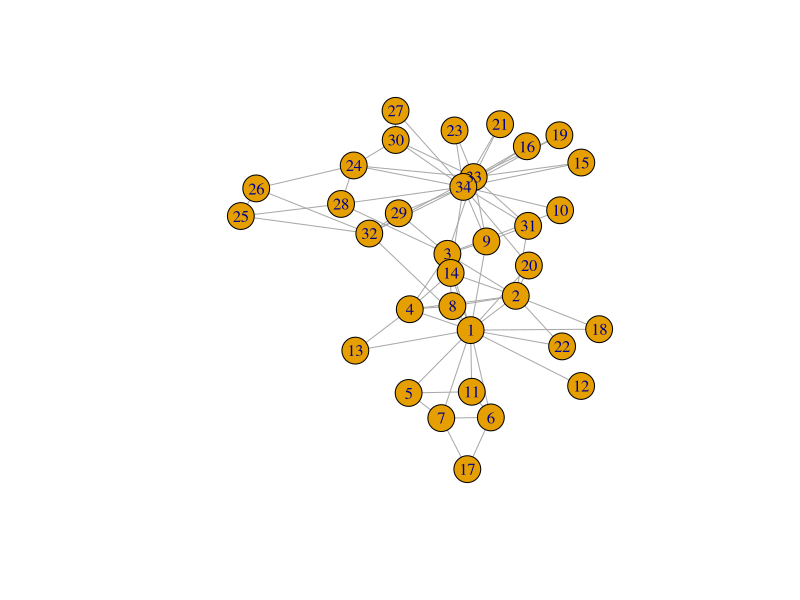

The R source for this figure: (Note: this script raises an error after producing the figure.)
## ---- chunk 1
knitr::opts_chunk$set(fig.width = 6, fig.height = 6)
## ---- chunk 2
library("igraph")
## ---- chunk 3
g <- make_empty_graph()
## ---- chunk 4
g <- make_graph(edges = c(1, 2, 1, 5), n = 10, directed = FALSE)
## ---- chunk 5
g <- make_graph(~ 1--2, 1--5, 3, 4, 5, 6, 7, 8, 9, 10)
## ---- chunk 6
g
## ---- chunk 7
summary(g)
## ---- chunk 8
g <- make_graph("Zachary")
## ---- chunk 9
plot(g)
## ---- chunk 10
g <- add_vertices(g, 3)
## ---- chunk 11
g <- add_edges(g, edges = c(1, 35, 1, 36, 34, 37))
## ---- chunk 12
g <- add_edges(g, edges = c(38, 37))
## ---- chunk 13
g <- g %>%
  add_edges(edges = c(1, 34)) %>%
  add_vertices(3) %>%
  add_edges(edges = c(38, 39, 39, 40, 40, 38, 40, 37))
g
## ---- chunk 14
edge_id_to_delete <- get_edge_ids(g, c(1, 34))
edge_id_to_delete
## ---- chunk 15
g <- delete_edges(g, edge_id_to_delete)
## ---- chunk 16
g <- make_ring(10) %>% delete_edges("10|1")
plot(g)
## ---- chunk 17
g <- make_ring(5)
g <- delete_edges(g, get_edge_ids(g, c(1, 5, 4, 5)))
plot(g)
## ---- chunk 18
g1 <- graph_from_literal(
  A - B:C:I, B - A:C:D, 
  C - A:B:E:H, 
  D - B:E:F,
  E - C:D:F:H, 
  F - D:E:G, 
  G - F:H, 
  H - C:E:G:I,
  I - A:H
)
plot(g1)
## ---- chunk 19
is_chordal(g1, fillin = TRUE)
## ---- chunk 20
chordal_graph <- add_edges(g1, is_chordal(g1, fillin = TRUE)$fillin)
plot(chordal_graph)
## ---- chunk 21
graph1 <- make_tree(127, 2, mode = "undirected")
summary(graph1)
## ---- chunk 22
graph2 <- make_tree(127, 2, mode = "undirected")
## ---- chunk 23
identical_graphs(graph1, graph2)
## ---- chunk 24
graph1 <- sample_grg(100, 0.2)
summary(graph1)
## ---- chunk 25
graph2 <- sample_grg(100, 0.2)
identical_graphs(graph1, graph2)
## ---- chunk 26
isomorphic(graph1, graph2)
## ---- chunk 27
g <- make_graph(
  ~ Alice - Boris:Himari:Moshe, Himari - Alice:Nang:Moshe:Samira,
  Ibrahim - Nang:Moshe, Nang - Samira
)
## ---- chunk 28
V(g)$age <- c(25, 31, 18, 23, 47, 22, 50)
V(g)$gender <- c("f", "m", "f", "m", "m", "f", "m")
E(g)$is_formal <- c(FALSE, FALSE, TRUE, TRUE, TRUE, FALSE, TRUE, FALSE, FALSE)
summary(g)
## ---- chunk 29
E(g)$is_formal
E(g)$is_formal[1] <- TRUE
E(g)$is_formal
## ---- chunk 30
g$date <- c("2022-02-11")
graph_attr(g, "date")
## ---- chunk 31
match(c("Ibrahim"), V(g)$name)
## ---- chunk 32
V(g)$name[1:3] <- c("Alejandra", "Bruno", "Carmina")
V(g)
## ---- chunk 33
g <- delete_vertex_attr(g, "gender")
V(g)$gender
## ---- chunk 34
degree(g)
## ---- chunk 35
degree(g, 7)
## ---- chunk 36
degree(g, v = c(3, 4, 5))
## ---- chunk 37
degree(g, v = c("Carmina", "Moshe", "Nang"))
## ---- chunk 38
degree(g, "Bruno")
## ---- chunk 39
edge_betweenness(g)
## ---- chunk 40
ebs <- edge_betweenness(g)
as_edgelist(g)[ebs == max(ebs), ]
## ---- chunk 41
which.max(degree(g))
## ---- chunk 42
graph <- graph.full(n = 10)
only_odd_vertices <- which(V(graph) %% 2 == 1)
length(only_odd_vertices)
## ---- chunk 43
seq <- V(graph)[2, 3, 7]
seq
## ---- chunk 44
seq <- seq[1, 3] # filtering an existing vertex set
seq
## ---- chunk 45
V(g)[age < 30]$name
## ---- chunk 46
`%notin%` <- Negate(`%in%`)
## ---- chunk 47
V(g)$degree <- c("A", "B", "B+", "A+", "C", "A", "B")
V(g)$degree[degree(g) == 3]
## ---- chunk 48
V(g)$name[degree(g) == 3]
## ---- chunk 49
E(g)[.from(3)]
## ---- chunk 50
E(g)[.from("Carmina")]
## ---- chunk 51
E(g)[3:5 %--% 5:6]
## ---- chunk 52
V(g)$gender <- c("f", "m", "f", "m", "m", "f", "m")
## ---- chunk 53
men <- V(g)[gender == "m"]$name
men
## ---- chunk 54
women <- V(g)[gender == "f"]$name
women
## ---- chunk 55
E(g)[men %--% women]
## ---- chunk 56
as_adjacency_matrix(g)
## ---- chunk 57
layout <- layout_with_kk(g)
## ---- chunk 58
layout <- layout_as_tree(g, root = 2)
## ---- chunk 59
layout <- layout_with_kk(g)
## ---- chunk 60
plot(g, layout = layout, main = "Social network with the Kamada-Kawai layout algorithm")
## ---- chunk 61
plot(
  g,
  layout = layout_with_fr,
  main = "Social network with the Fruchterman-Reingold layout algorithm"
)
## ---- chunk 62
V(g)$color <- ifelse(V(g)$gender == "m", "yellow", "red")
plot(
  g,
  layout = layout, vertex.label.dist = 3.5,
  main = "Social network - with genders as colors"
)
## ---- chunk 63
plot(g, layout = layout, vertex.label.dist = 3.5, vertex.color = as.factor(V(g)$gender))
## ---- chunk 64
plot(g,
  layout = layout, vertex.label.dist = 3.5, vertex.size = 20,
  vertex.color = ifelse(V(g)$gender == "m", "yellow", "red"),
  edge.width = ifelse(E(g)$is_formal, 5, 1)
)
## ---- chunk 65
sessionInfo()
